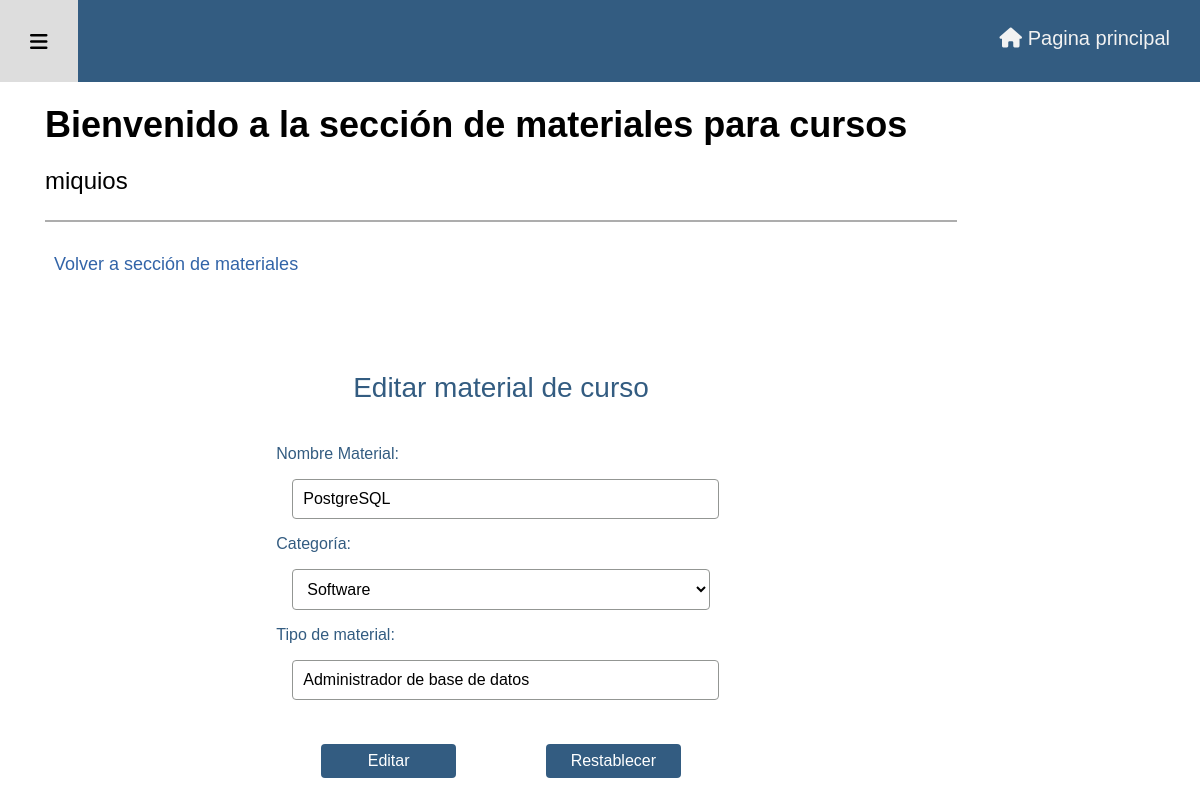
/admin/materiales.php?direccion=editar_material&id_m=2 (signed in), run on the app's committed database.
### tables this page shows
CREATE TABLE IF NOT EXISTS `material_curso` (
  `id_materiales` int(11) NOT NULL AUTO_INCREMENT,
  `nombre` varchar(255) NOT NULL,
  `categoría` varchar(255) NOT NULL,
  `tipo` varchar(255) NOT NULL,
  PRIMARY KEY (`id_materiales`)
);

### admin/admin_includes/editar_material.php (the view, shortened to what this page needs)
<?php
if(isset($_GET['id_m'])) {
	$id_material = $_GET['id_m'];
}
$query = "SELECT id_materiales, nombre, categoría, tipo FROM material_curso ";
$query .= "WHERE id_materiales = ?";
$stmt = mysqli_stmt_init($conexion);
$preparar = mysqli_stmt_prepare($stmt, $query);
if(!$preparar) {
    echo "Query fallido" . mysqli_error($conexion);
} else {
    mysqli_stmt_bind_param($stmt, "i", $id_material);
    mysqli_stmt_execute($stmt);
    $seleccionar_materiales = mysqli_stmt_get_result($stmt);
	while($fila = mysqli_fetch_assoc($seleccionar_materiales)) {
		$nombre = $fila['nombre'];
		$categoría = $fila['categoría'];
		$tipo = $fila['tipo'];
	}
}
?>
<div>
    <a class="boton-activo" href="materiales.php">Volver a sección de materiales</a>
</div>
<div class="contenedor-principal-form">
<form id="formulario-material" class="crear-profesor" action="" method="POST">
<div class="direccion-texto">
<div class="contenedor-titulo">
	<h3 id="titulo">Editar material de curso</h3>
</div>
<label for="nombre" id="">Nombre Material: </label>
<input type="text" id="nombre-material" name="nombre_material" value="<?php echo $nombre; ?>">
<label for="categoría">Categoría: </label>
<select id="categoría" name="categoría" value="<?php echo $categoría; ?>">
	<option value="software">Software</option>
</select>
<label for="tipo">Tipo de material: </label>
<input type="text" id="tipo" name="tipo" value="<?php echo $tipo; ?>">
<div class="direccion-botones">
	<button type="submit" class="boton-enviar" id="enviar" name="editar_material">Editar</button>
	<button type="reset" class="boton-reset">Restablecer</button>
</div>
</div>
</form>
</div>

### admin/adm_estilos/estilo-admin.css (style rules this page uses)
html { font-family: 'Josefin Sans', Arial; src: url(adm_fuentes/JosefinSans-VariableFont_wght.ttf); }
body { background-color: white; margin: 0; font-size: 1.125rem; font-weight: 400; line-height: 1.75em; }
.boton-activo { text-decoration: none; color: #3264a8; padding: .5em; }
.contenedor-principal-form { width: 70%; margin: 0 auto; color: #335C81; position: relative; transition: 0.5s; }
.contenedor-principal-form label { font-style: normal; }
.crear-profesor input[type="text"], .crear-profesor select, .crear-profesor label, .crear-profesor textarea, .crear-profesor button[type="submit"] { font: 400 1rem 'Josefin-sans', 'Arial'; }
.crear-curso, .crear-profesor { padding: 1.25em; margin: 2.25em 4em; }
.crear-curso h3, .crear-profesor h3 { font-size: 1.75rem; font-weight: 300; margin-bottom: 1.5em; text-align: center; }
.crear-profesor input[type="text"], .crear-profesor select { width: 90%; border: 1px solid #939693; background: #FFF; margin: 1em 1em; padding: 10px; border-radius: 4px; }
.crear-curso select, .crear-profesor select { width: 93%; }
.direccion-texto { display: flex; flex-direction: column; justify-content: center; }
.crear-profesor button[type="submit"], .crear-profesor button[type="reset"] { cursor: pointer; width: 30%; border: none; background: #335C81; color: #FFF; padding: .5em .25em; font-size: 1rem; border-radius: 4px; margin-top: 1.75em; }
.direccion-botones { display: flex; justify-content: space-around; }

### data on the page
material_curso: nombre_material "PostgreSQL", categoría "Software", tipo "Administrador de base de datos"

### other printed values
$_SESSION['usuario'] "miquios"
